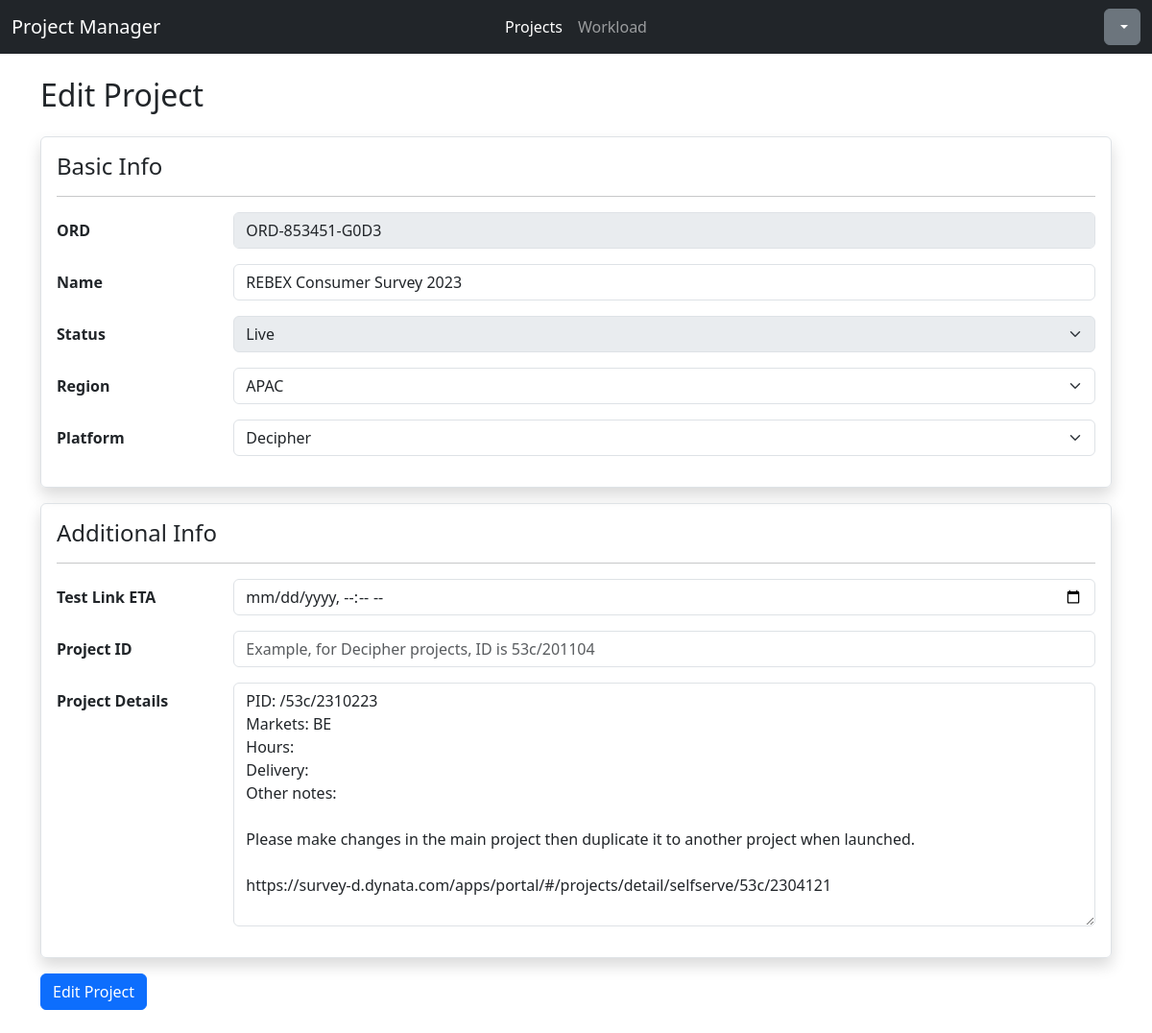
The app's page /projects/edit/ARLCIY with its own data.
### api/models.py (models this page shows, shortened)
class Project(models.Model):
    STATUS_CHOICES = [
     ("Headsup","Headsup"),
     ("Programming","Programming"),
     ("Changes","Changes"),
     ("Live", "Live"),
     ("Closed", "Closed")
    ]
    REGION_CHOICES = [
      ("APAC","APAC"),
      ("EMEA","EMEA"),
      ("NA","NA")
    ]
    PLATFORM_CHOICES = [
      ("Decipher", "Decipher"),
      ("CMIX","CMIX"),
      ("Confirmit","Confirmit")
    ]
    __original_eta = None
    code = models.SlugField(max_length=8, default=generate_unique_code, unique=True)
    ord = models.CharField(max_length=15, unique=True, validators=[RegexValidator(regex="^ORD-[0-9]{6}-[0-9A-Z]{4}$", message="Please enter the ORD in ORD-XXXXX-XXXX format.")])
    project_name = models.CharField(max_length=200)
    status = models.CharField(max_length=20, default="Headsup", choices=STATUS_CHOICES)
    created_date = models.DateField(auto_now_add=True)
    region = models.CharField(max_length=10, blank=True, choices=REGION_CHOICES)
    pid = models.CharField(max_length=20, blank=True)
    platform = models.CharField(max_length=15, default="Decipher", choices=PLATFORM_CHOICES)
    eta = models.DateTimeField(null=True,blank=True)
    details = models.TextField(max_length=255, blank=True)
    def __init__(self, *args, **kwargs):
        super().__init__(*args, **kwargs)
        self.__original_eta = self.eta

### testfront/views.py (the view, shortened to what this page needs)
# urls.py: path('edit/<project_code>', views.projectedit, name="projectedit"),
def projectedit(request, project_code):
    editproj =get_object_or_404(Project, code=project_code)
    if request.method == "GET":
        form = ProjectForm(instance = editproj, method="edit")
        return render(request, "testfront/formproject.html", {
            "form": form,
            "formText": "Edit"
        })

### testfront/templates/testfront/formproject.html (shortened to what this page needs)
{% extends "base.html" %}
{% load static %}
{% block css %} {% static "css/index.css" %} {% endblock %}
{% block body %}
<h2>{{formText}} Project</h2>
<form class="my-4" method="POST" novalidate>
  <fieldset class="border p-3 rounded shadow">
    <h4>Basic Info</h4>
    <hr />
    <div class="row mb-3">
      <label for="{{ form.ord.id_for_label }}" class="col-form-label fw-bold col-sm-2"
        >ORD</label
      >
      <div class="col-sm-10">
        {{ form.ord }}
      </div>
    </div>
    <div class="row mb-3">
      <label
        for="{{ form.project_name.id_for_label }}"
        class="form-label fw-bold col-form-label col-sm-2"
        >Name</label
      >
      <div class="col-sm-10">
        {{ form.project_name }}
      </div>
    </div>
    <div class="row mb-3">
      <label for="{{ form.status.id_for_label }}" class="col-form-label fw-bold col-sm-2"
        >Status</label
      >
      <div class="col-sm-10">
        {{ form.status }}
      </div>
    </div>
    <div class="row mb-3">
      <label for="{{ form.region.id_for_label }}" class="col-form-label fw-bold col-sm-2"
        >Region</label
      >
      <div class="col-sm-10">
        {{ form.region }}
      </div>
    </div>
    <div class="row mb-3">
        <label for="{{ form.platform.id_for_label }}" class="col-form-label fw-bold col-sm-2"
          >Platform</label
        >
        <div class="col-sm-10">
          {{ form.platform }}
        </div>
      </div>
  </fieldset>
  <fieldset class="my-3 border p-3 rounded shadow">
    <h4>Additional Info</h4>
    <hr/>
    <div class="row mb-3">
      <label for="{{ form.eta.id_for_label }}" class="col-form-label fw-bold col-sm-2"
        >Test Link ETA</label
      >
      <div class="col-sm-10">
        {{ form.eta }}
      </div>
    </div>
    <div class="row mb-3">
        <label for="{{ form.pid.id_for_label }}" class="col-form-label fw-bold col-sm-2"
            >Project ID</label
        >
        <div class="col-sm-10">
            {{ form.pid }}
        </div>
    </div>
    <div class="row mb-3">
        <label for="{{ form.details.id_for_label }}" class="col-form-label fw-bold col-sm-2"
            >Project Details</label
        >
        <div class="col-sm-10">
          {{ form.details }}
        </div>
    </div>
  </fieldset>
  <button type="submit" class="btn btn-primary">{{formText}} Project</button>
</form>
{% endblock %}

### records on screen
Project: ord "ORD-853451-G0D3", project_name "REBEX Consumer Survey 2023", status "Live", region "APAC", platform "Decipher", details "PID: /53c/2310223 Markets: BE Hours: Delivery: Other notes: Please make changes in the main project then duplicate it to another project when launched. https://survey-d.dynata.com/apps/portal/#/projects/detail/selfserve/53c/2304121"
